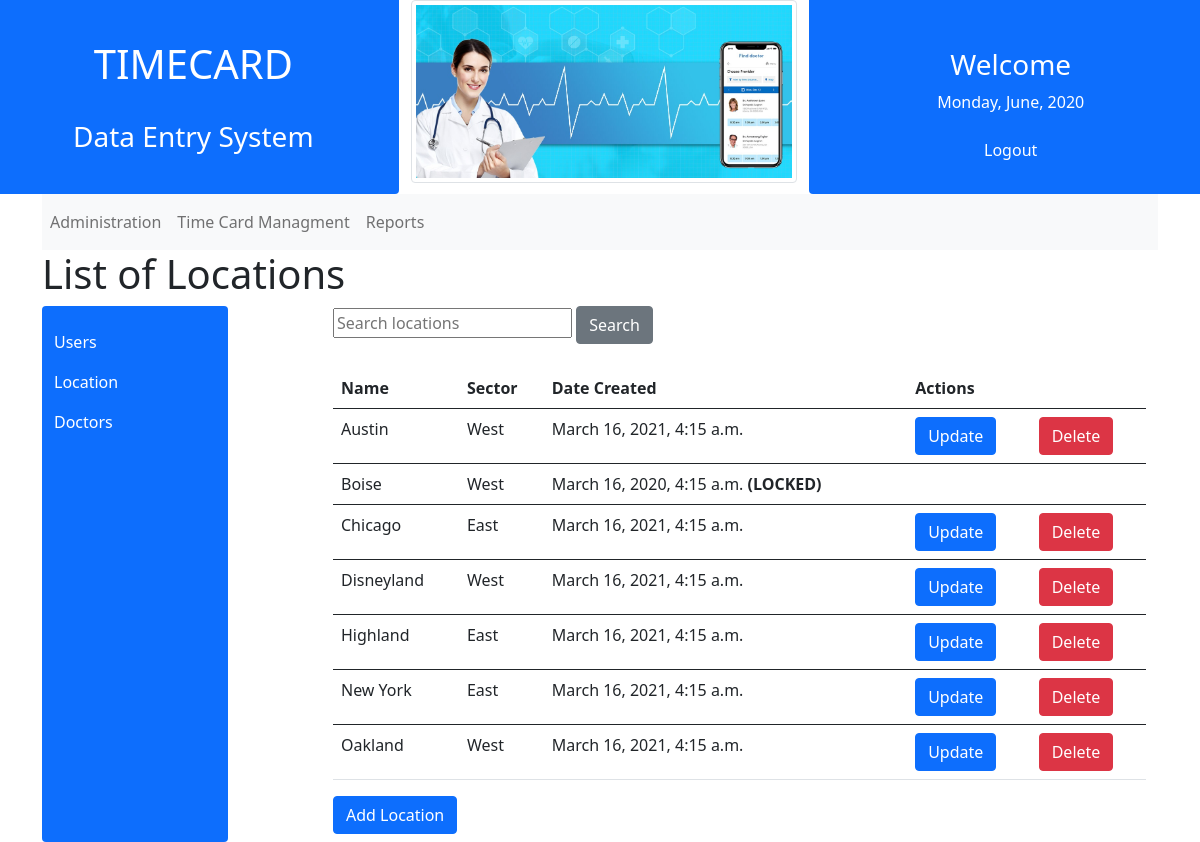
The app's page /locations/ (signed in) with its own data.
### locations/models.py (models this page shows, shortened)
class Location(models.Model):
    name = models.CharField(
        unique=True,
        max_length=30,
        null=False,
        validators=[
            RegexValidator(
                regex="^[a-zA-Z0-9,\. :-]+$",
                message="Please insert a valid location name."
            )
        ]
    )
    sector = models.CharField(
        max_length=1,
        null=False,
        choices=SECTORS,
        validators=[
            RegexValidator(
                regex="^[EW]$",
                message="Please insert either E (East) or W (West)."
            )
        ]
    )
    date_created = models.DateTimeField(null=False, default=now)
    def is_locked(self):
        return now() > self.date_created + timedelta(days=45)

### locations/views.py (the view)
# urls.py: path("", views.LocationList.as_view(), name="list"),
class LocationList(LoginRequiredMixin, UserPassesTestMixin, ListView):
    model = Location
    template_name = "locations/list.html"
    context_object_name = "locations"
    ordering = ["name", "sector"]
    extra_context = {"title": "List of Locations"}
    def test_func(self):
        return self.request.user.is_superuser
    def get_queryset(self):
        query = self.request.GET.get("search")
        if query:
            return Location.objects.filter(name__icontains=query.strip())
        else:
            return super().get_queryset()

### locations/templates/locations/list.html
{% extends "base/base.html" %}
{% block content %}
<div class="container">
    <div class="row justify-content-between mt-2">
        <div class="col-sm-2 bg-primary text-white rounded pt-3">
            <div>
                <ul class="navbar-nav text-white">
                  <li class="nav-item active">
                    <a class="nav-link text-white" href="{% url 'users:admin_list' %}">Users</a>
                  </li>
                  <li class="nav-item">
                    <a class="nav-link text-white" href="{% url 'locations:list' %}">Location</a>
                  </li>
                  <li class="nav-item">
                    <a class="nav-link text-white" href="{% url 'users:doctor_list' %}">Doctors</a>
                  </li>
                </ul>
              </div>
        </div>
        <div class="col-sm-9">
            <form action="{% url 'locations:list' %}" method="get">
                <input name="search" type="text" placeholder="Search locations">
                <button type="submit" class="btn btn-secondary">Search</button>
            </form>
            {% if locations %}
            <table class="table mt-4">
                <thead>
                <tr>
                    <th scope="col">Name</th>
                    <th scope="col">Sector</th>
                    <th scope="col">Date Created</th>
                    <th colspan="2">Actions</th>
                </tr>
                </thead>
                {% for location in locations %}
                <tbody>
                    <tr>
                        <td>{{ location.name }}</td>
                        <td>
                            {% if location.sector == "E" %}
                                East
                            {% elif location.sector == "W" %}
                                West
                            {% endif %}
                        </td>
                        <td>
                            {{ location.date_created }}
                            {% if location.is_locked %} <b>(LOCKED)</b> {% endif %}
                        </td>
                        {% if user.is_superuser and not location.is_locked %}
                            <td><a href="{% url 'locations:update' location.id %}" class="btn btn-primary">Update</a></td>
                            <td><a href="{% url 'locations:delete' location.id %}" class="btn btn-danger">Delete</a></td>
                        {% else %}
                            <td></td>
                            <td></td>
                        {% endif %}
                    </tr>
                {% endfor %}
                </tbody>
            </table>
            {% else %}
                <h1>No locations are listed at this time.</h1>
            {% endif %}
            <h4><a href="{% url 'locations:create' %}" class="btn btn-primary">Add Location</a></h4>
        </div>
</div>
{% endblock content %}

### templates/base/base.html (shortened to what this page needs)
{% load static %}
<!DOCTYPE html>
<html lang="en">
<head>
    <link rel="stylesheet" href="{% static 'css/bootstrap.min.css' %}">
</head>
<body>
    <div>
        <div class="row">
          <div class="col-sm rounded-bottom bg-primary text-white text-center">
              <div class="p-3 mt-4">
                <h1>TIMECARD</h1><br>
                <h3>Data Entry System</h3>
              </div>
          </div>
          <div class="col-sm rounded-bottom">
            <img src="{% static 'images/doctor.jpg' %}" class="img-thumbnail rounded" alt="doctor image">
          </div>
          <div class="col-sm rounded-bottom bg-primary text-white p-2 text-center">
              <div class="p-3 mt-4">
                <h3>Welcome</h3>
                <p>Monday, June, 2020</p>
                {% if user.is_authenticated %}
                <a class="nav-link text-white" href="{% url 'users:logout' %}">Logout {{ users.user_.username }}</a>
                {% endif %}
              </div>
          </div>
        </div>
        {% if user.is_authenticated %}
        <div class="container">
        <nav class="navbar navbar-expand-lg navbar-light bg-light">
            <div>
                <ul class="navbar-nav text-white">
                <li class="nav-item active">
                    <a class="nav-link" href="{% url 'users:admin_list' %}">Administration</a>
                </li>
                <li class="nav-item">
                    <a class="nav-link" href="{% url 'workdays:list' %}">Time Card Managment</a>
                </li>
                <li class="nav-item">
                    <a class="nav-link" href="{% url 'reports:report' %}">Reports</a>
                </li>
                </ul>
            {% endif %}
            </div>
        </nav>
        </div>
        <div class="container">
            {% if title %}
                <h1>{{ title }}</h1>
            {% endif %}
            {% block content %}{% endblock content %}
        </div>
        </div>
    </body>
</html>

### records on screen
Location: name "Austin", sector "West", date_created "March 16, 2021, 4:15 a.m.", shows "Update"
Location: name "Boise", sector "West", date_created "March 16, 2020, 4:15 a.m.", shows "(LOCKED)"
Location: name "Chicago", sector "East", date_created "March 16, 2021, 4:15 a.m.", shows "Update"
Location: name "Disneyland", sector "West", date_created "March 16, 2021, 4:15 a.m.", shows "Update"
Location: name "Highland", sector "East", date_created "March 16, 2021, 4:15 a.m.", shows "Update"
Location: name "New York", sector "East", date_created "March 16, 2021, 4:15 a.m.", shows "Update"
Location: name "Oakland", sector "West", date_created "March 16, 2021, 4:15 a.m.", shows "Update"

### other values on screen
{{ title }} "List of Locations"
